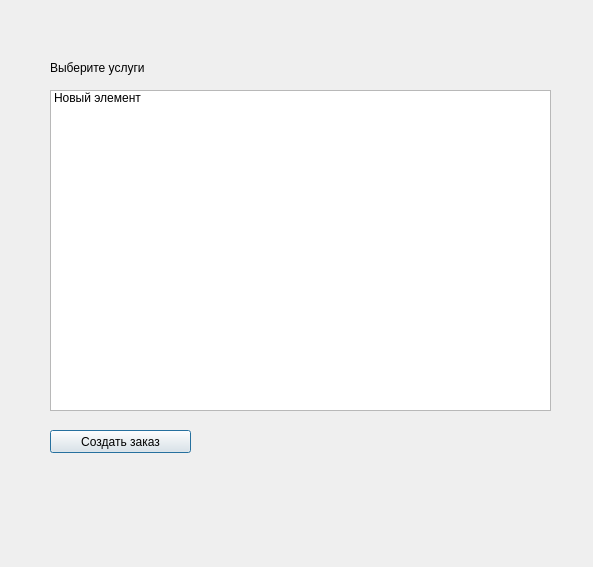
<?xml version="1.0" encoding="UTF-8"?>
<ui version="4.0">
 <class>Dialog</class>
 <widget class="QDialog" name="Dialog">
  <property name="geometry">
   <rect>
    <x>0</x>
    <y>0</y>
    <width>593</width>
    <height>567</height>
   </rect>
  </property>
  <property name="windowTitle">
   <string>Dialog</string>
  </property>
  <widget class="QListWidget" name="listWidget">
   <property name="geometry">
    <rect>
     <x>50</x>
     <y>90</y>
     <width>501</width>
     <height>321</height>
    </rect>
   </property>
   <item>
    <property name="text">
     <string>Новый элемент</string>
    </property>
    <property name="checkState">
     <enum>Unchecked</enum>
    </property>
   </item>
  </widget>
  <widget class="QPushButton" name="pushButton">
   <property name="geometry">
    <rect>
     <x>50</x>
     <y>430</y>
     <width>141</width>
     <height>23</height>
    </rect>
   </property>
   <property name="text">
    <string>Создать заказ</string>
   </property>
  </widget>
  <widget class="QLabel" name="label">
   <property name="geometry">
    <rect>
     <x>50</x>
     <y>60</y>
     <width>181</width>
     <height>16</height>
    </rect>
   </property>
   <property name="text">
    <string>Выберите услуги</string>
   </property>
  </widget>
 </widget>
 <resources/>
 <connections/>
</ui>
